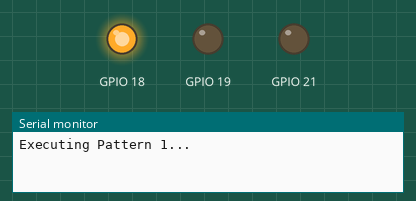
Simulated run of this sketch. Board: ESP32. Shown: output pins drawn as LEDs (lit = HIGH), the last lines printed to the serial monitor.

Above: at 0.2 s.
At 2.1 s:
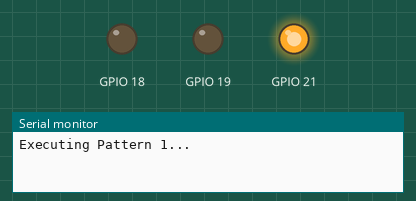
At 4.4 s:
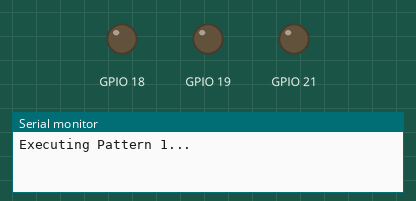
At 7.0 s:
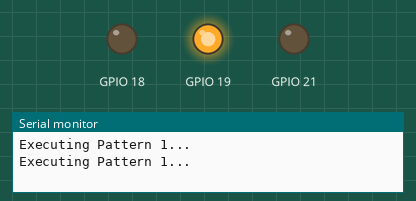
Timing chart, 0 to 7.8 s (numbered marks = the images above):
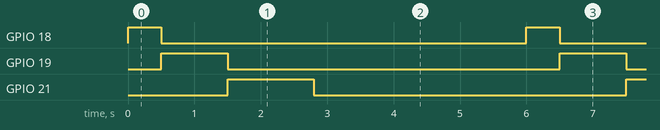

The sketch:

RTOS_Task_8.ino
```cpp
/*
 * This program demonstrates the use of a binary semaphore to control task execution
 * in an ESP32 environment. The Master task alternates between two LED blinking
 * patterns and synchronizes their execution using a binary semaphore.
 *
 * - The Master task releases the semaphore periodically and switches between patterns.
 * - Pattern1 and Pattern2 tasks wait for the semaphore and execute their respective
 *   LED blinking sequences when allowed.
 * - The binary semaphore ensures that only one pattern executes at a time.
 */

#include <Arduino.h>

#if CONFIG_FREERTOS_UNICORE
static const BaseType_t app_cpu = 0;
#else
static const BaseType_t app_cpu = 1;
#endif

SemaphoreHandle_t BinarySemaphore;
volatile int patternselector = 1;

//Master Task
void Master(void *parameter) {
  while (1) {
    xSemaphoreGive(BinarySemaphore);
    vTaskDelay(3000 / portTICK_PERIOD_MS);  // Delay before switching patterns
    if (patternselector == 1) {
      patternselector = 2;
    } else {
      patternselector = 1;
    }
  }
}

//Task1
void Pattern1(void *parameter) {
  while (1) {
    if (xSemaphoreTake(BinarySemaphore, portMAX_DELAY)) {
      if (patternselector == 1) {
        Serial.println("Executing Pattern 1...");
        digitalWrite(18, HIGH);
        vTaskDelay(500 / portTICK_PERIOD_MS);
        digitalWrite(18, LOW);
        digitalWrite(19, HIGH);
        vTaskDelay(1000 / portTICK_PERIOD_MS);
        digitalWrite(19, LOW);
        digitalWrite(21, HIGH);
        vTaskDelay(1300 / portTICK_PERIOD_MS);
        digitalWrite(21, LOW);
      }
    }
  }
}
//Task2
void Pattern2(void *parameter) {
  while (1) {
    if (xSemaphoreTake(BinarySemaphore, portMAX_DELAY)) {
      if (patternselector == 2) {
        Serial.println("Executing Pattern 2...");
        digitalWrite(18, HIGH);
        vTaskDelay(100 / portTICK_PERIOD_MS);
        digitalWrite(18, LOW);
        digitalWrite(19, HIGH);
        vTaskDelay(150 / portTICK_PERIOD_MS);
        digitalWrite(19, LOW);
        digitalWrite(21, HIGH);
        vTaskDelay(200 / portTICK_PERIOD_MS);
        digitalWrite(21, LOW);
      }
    }
  }
}

void setup() {
  // put your setup code here, to run once:
  Serial.begin(115200);
  pinMode(18, OUTPUT);
  pinMode(19, OUTPUT);
  pinMode(21, OUTPUT);

  BinarySemaphore = xSemaphoreCreateBinary();

  xTaskCreatePinnedToCore(Pattern1, "Pattern1", 2048, NULL, 1, NULL, app_cpu);
  xTaskCreatePinnedToCore(Pattern2, "Pattern2", 2048, NULL, 1, NULL, app_cpu);
  xTaskCreatePinnedToCore(Master, "Master", 2048, NULL, 1, NULL, app_cpu);
  xSemaphoreGive(BinarySemaphore);
}

void loop() {
  // put your main code here, to run repeatedly:
}
```

Measured:
- by itself, GPIO 18: alternates HIGH for 0.50 s and LOW for 5.5 s
- by itself, GPIO 19: alternates HIGH for 1.0 s and LOW for 5.0 s
- by itself, GPIO 21: alternates HIGH for 1.3 s and LOW for 4.7 s
